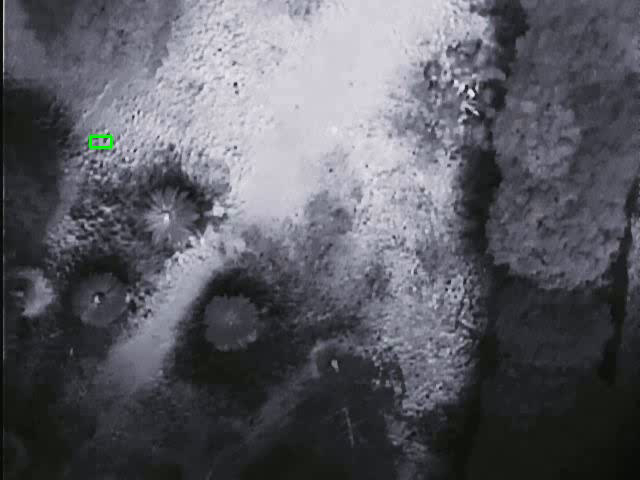
//> input picture frame 0 of Video/IR01-result.avi, 640 x 480 px, given in place of IR01.avi, which was not available
$ ./main   (built with g++ and OpenCV 4)
//> lines starting //> are read from the running program, lines starting //| are printed output that depends on the picture; after the words box and inside, x2 and y2 are one past the last pixel; in counts of white or black regions, pixels touching at a corner belong together; pictures that were not available may be replaced by others from this repository, and a replacement may not be noted
//> further down, frame is the input picture: 480 rows x 640 cols, CV_8UC3; mean B, G, R 98.5, 90.9, 90.5
### InfraredProccesor.h
#include<opencv2/opencv.hpp>
#include<iostream>
using namespace std;
using namespace cv;

class InfraredImageProcessor
{

public:
	InfraredImageProcessor();
	~InfraredImageProcessor();
	Rect getProposalROI(Mat &src_, int , int , int );

private:
	Rect mROI;

};

### InfraredProcessor.cpp
//
// Created by kelfor on 5/3/17.
//
//#define SHOWIMG
#include "InfraredProccesor.h"
#define SHOWIMG

InfraredImageProcessor::InfraredImageProcessor() {
	mROI = Rect(0, 0, 0, 0);
}
InfraredImageProcessor::~InfraredImageProcessor() {
	;
}


Rect InfraredImageProcessor::getProposalROI(Mat &src_, int T_GRAY, int T_AREA_LOW, int T_AREA_UP)
{
//> called with T_GRAY = 114, T_AREA_LOW = 68, T_AREA_UP = 128


	Mat  src = src_.clone();
	cvtColor(src, src, CV_BGR2GRAY);
#ifdef SHOWIMG
	imshow("Origin", src);
#endif

	Mat element = getStructuringElement(MORPH_RECT, Size(13, 13));
	morphologyEx(src, src, MORPH_TOPHAT, element);
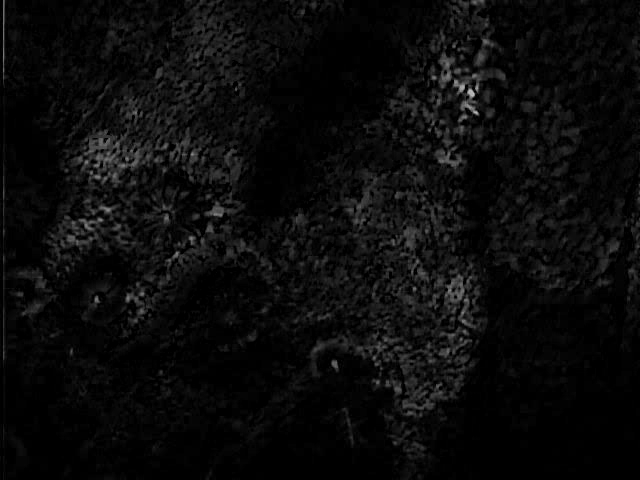
//> src: 480 rows x 640 cols, CV_8UC1; min 0, max 198, mean 10.9

	normalize(src, src, 0, 255, CV_MINMAX);
#ifdef SHOWIMG
	imshow("TopHat", src);
#endif
	Mat dst(src.size(), CV_8UC1);
	double minVal, maxVal;
	minMaxIdx(src, &minVal, &maxVal);
//> minVal = 0; maxVal = 255
	int cols = src.cols, rows = src.rows;
//> cols = 640; rows = 480
	if (src.isContinuous())
	{
		cols *= rows;
//> cols = 307200
		rows = 1;
	}

	for (int i = 0; i < rows; i++)
	{
		unsigned char* Mi = src.ptr<unsigned char>(i);
		unsigned char * Ki = dst.ptr<unsigned char>(i);
		for (int j = 0; j < cols; j++)
		if (Mi[j] < T_GRAY)
			Ki[j] = 255 * (pow(Mi[j] / 255.0, 3));// (Mi[j] - minVal) *255.0 / (maxVal - minVal);
		else
			Ki[j] = Mi[j];// / 255.0;
	}
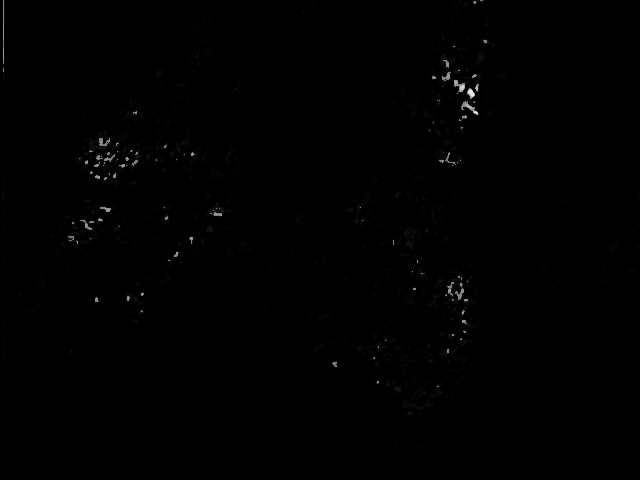
//> dst: 480 rows x 640 cols, CV_8UC1; min 0, max 255, mean 0.8
	normalize(dst, dst, 0, 255, CV_MINMAX);
#ifdef SHOWIMG
	imshow("Adjust", dst);
#endif
	Mat rest;
	threshold(dst, rest, 25, 255, CV_THRESH_BINARY);
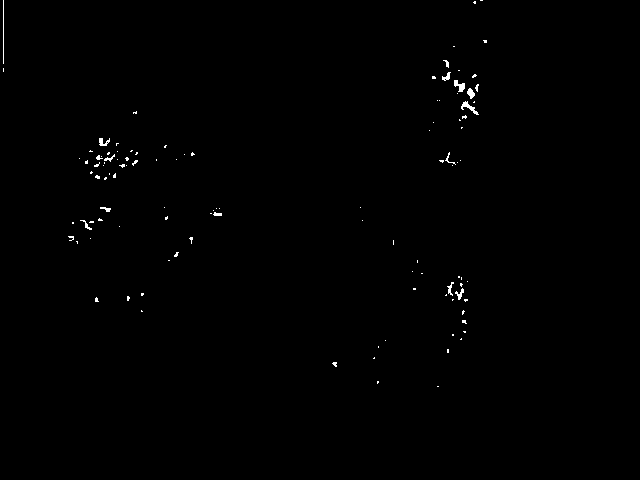
//> rest: 480 rows x 640 cols, CV_8UC1; 0.38% white in thin lines or dots, all inside (x1, y1, x2, y2) = (3, 0, 487, 387)
	morphologyEx(rest, rest, MORPH_CLOSE, getStructuringElement(MORPH_RECT, Size(5, 5)));
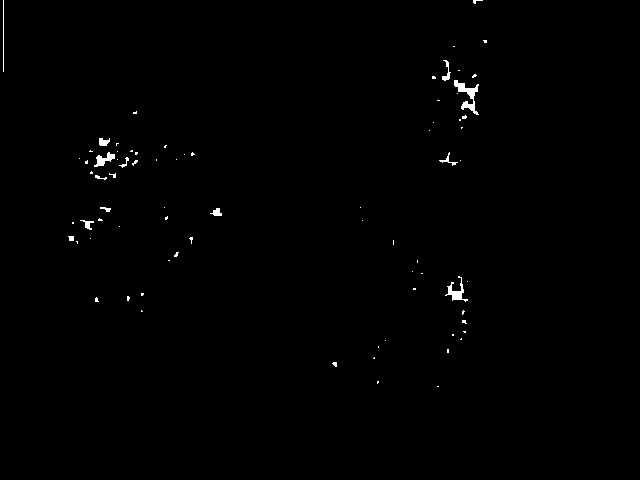
//> rest: 480 rows x 640 cols, CV_8UC1; 0.49% white; 78 white regions (65 under 20 px), largest, box (x1, y1, x2, y2) and area: (454, 80, 479, 115) 304, (445, 276, 468, 302) 187, (94, 152, 115, 167) 145
	morphologyEx(rest, rest, MORPH_CLOSE, getStructuringElement(MORPH_CROSS, Size(3, 3)));
//> rest: 480 rows x 640 cols, CV_8UC1; 0.51% white; 76 white regions (62 under 20 px)
#ifdef SHOWIMG
	imshow("Binarilization", rest);
#endif


	std::vector<std::vector<cv::Point> > contours;
	vector<vector<Point> >poly;
	vector<Rect> savedPR;
	vector<Point>Xs;
	cv::findContours(rest, contours, CV_RETR_TREE, CV_CHAIN_APPROX_SIMPLE);
//> contours = 76 contours, 67 with area under 20; largest, box (x1, y1, x2, y2) and area: (454, 80, 479, 115) 252, (445, 276, 468, 302) 142, (94, 152, 115, 167) 119, (99, 138, 110, 146) 52, (442, 60, 451, 81) 48
	bool found = false;
	for (int i = 0; i < contours.size(); i++)
	{
		double area = contourArea(contours[i]);
		if (area > T_AREA_LOW && area< T_AREA_UP)
		{
			Rect r = boundingRect(contours[i]);
			//drawContours(origin, contours, i, Scalar(0, 255, 0), 2);
			rectangle(src_, r, Scalar(0, 255, 0), 2);
			savedPR.push_back(r);
			Xs.push_back(r.tl());
			Xs.push_back(r.br());
			found = true;
		}
	}
//> this loop made 76 passes
//> (area, r) on pass 55: (119, Rect(94, 152, 21, 15))
//> area on passes 19, 33, 36, 50, 52: 142, 41, 46, 20, 33.5
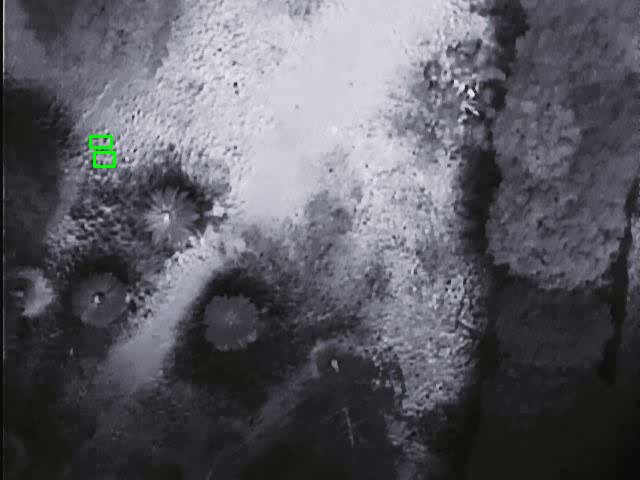
//> src_: 480 rows x 640 cols, CV_8UC3; 0.07% of pixels changed, all inside (x1, y1, x2, y2) = (93, 151, 116, 168)
	if (found)
	{
		mROI = boundingRect(Xs);
//> mROI = Rect(94, 152, 22, 16)
	//	rectangle(src_, mROI, Scalar(0, 255, 255), 1);
	}

	//#ifdef SHOWIMG
	//    imshow("Contours", src_);
	//#endif
	return mROI;
}

### main.cpp
#include"InfraredProccesor.h"
#define SHOWIMG


int T_GRAY = 114;
int T_AREA_LOW = 68;
int T_AREA_UP = 128;
void onGrayChange(int a,void* b)
{
	;
}

void onAreaLowerChange(int a, void* b)
{
	;
}
void onAreaUpperChange(int a, void* b)
{
	;
}
int main(int argc, char ** argv)
{


	VideoCapture vcap;
	VideoWriter* videoWriter = NULL;


	namedWindow("ROI");


	createTrackbar("T_GRAY","ROI",&T_GRAY,255,onGrayChange);
	createTrackbar("T_AREA_LOW", "ROI", &T_AREA_LOW, 255, onAreaLowerChange);
	createTrackbar("T_AREA_UP", "ROI", &T_AREA_UP, 255, onAreaUpperChange);
	onGrayChange(T_GRAY,0);
	onAreaLowerChange(T_AREA_LOW,0);
	onAreaUpperChange(T_AREA_UP, 0);
	InfraredImageProcessor infraredImageProc;
	vcap.open("../Video/IR01.avi");
	Mat frame;
	Rect mROI;
	namedWindow("ROI", 1);
	VideoWriter output_cap("Video/IR01-result.avi", vcap.get(CV_CAP_PROP_FOURCC),
		vcap.get(CV_CAP_PROP_FPS),
		cv::Size(vcap.get(CV_CAP_PROP_FRAME_WIDTH),
		vcap.get(CV_CAP_PROP_FRAME_HEIGHT)));

	while ( vcap.isOpened())
	{
		vcap.read(frame);
		if (frame.empty()) continue;
		mROI = infraredImageProc.getProposalROI(frame,T_GRAY,T_AREA_LOW,T_AREA_UP);
//> mROI = Rect(94, 152, 22, 16)

#ifdef SHOWIMG
		imshow("ROI", frame);
		output_cap.write(frame);

		waitKey(100);
#endif


	}

	if (vcap.isOpened())
		vcap.release();
	if (videoWriter->isOpened())
		videoWriter->release();
	if (videoWriter)
		delete videoWriter;


	// [5 lines of commented-out code are left out]

}
